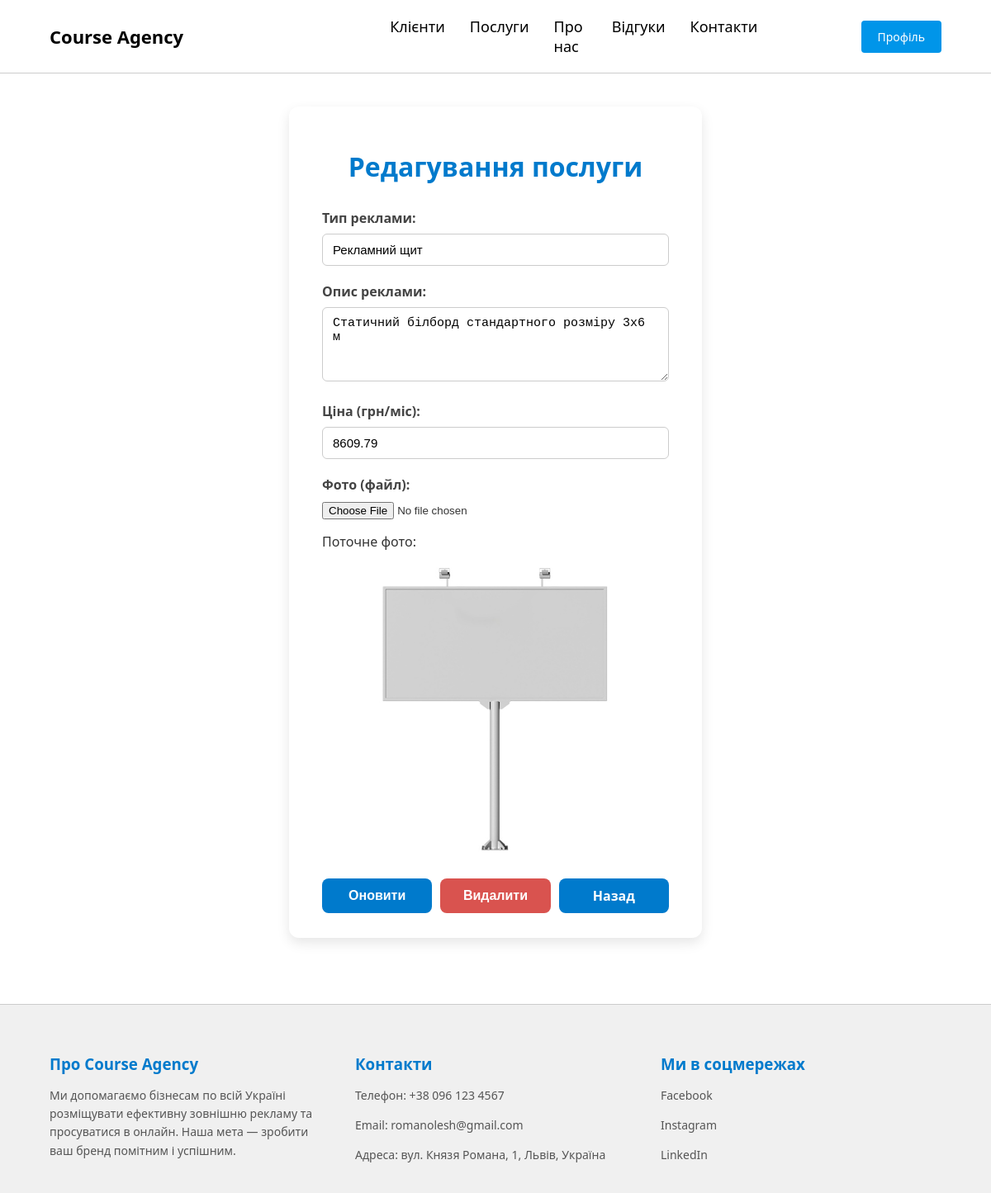
/ad_agency_site/edit_adspace.php?id=2 (signed in), run on the app's committed database.
### tables this page shows
CREATE TABLE `adspace` (
  `adspace_id` int(11) NOT NULL,
  `ad_type` varchar(100) NOT NULL,
  `ad_description` text NOT NULL,
  `ad_price` decimal(10,2) NOT NULL,
  `photo` varchar(255) DEFAULT NULL
);

### ad_agency_site/edit_adspace.php (the view, shortened to what this page needs)
<?php
$connection = getConnection('registered');
$adspace_id = $_GET['id'] ?? null;
$stmt = $connection->prepare("SELECT * FROM Adspace WHERE adspace_id=?");
$stmt->bind_param("i", $adspace_id);
$stmt->execute();
$result = $stmt->get_result();
$adspace = $result->fetch_assoc();
?>
<!DOCTYPE html>
<html lang="uk">
<head>
</head>
<body>
    <main>
        <div class="edit-container">
            <h1>Редагування послуги</h1>
            <form method="post" enctype="multipart/form-data">
                <label for="ad_type">Тип реклами:</label>
                <input id="ad_type" type="text" name="ad_type" value="<?= htmlspecialchars($_POST['ad_type'] ?? $adspace['ad_type']) ?>" required />
                <label for="ad_description">Опис реклами:</label>
                <textarea id="ad_description" name="ad_description" rows="4" required><?= htmlspecialchars($_POST['ad_description'] ?? $adspace['ad_description']) ?></textarea>
                <label for="ad_price">Ціна (грн/міс):</label>
                <input id="ad_price" type="number" name="ad_price" step="0.01" min="0" value="<?= htmlspecialchars($_POST['ad_price'] ?? $adspace['ad_price']) ?>" required />
                <label for="photo_file">Фото (файл):</label>
                <input id="photo_file" type="file" name="photo_file" accept="image/*" />
                <?php if (!empty($adspace['photo'])): ?>
                    <p>Поточне фото:</p>
                    <img src="<?= htmlspecialchars($adspace['photo']) ?>" alt="Фото послуги" style="max-width: 100%; height: auto; margin-bottom: 20px; border-radius: 8px;">
                <?php endif; ?>
                <div class="buttons">
                    <button type="submit" name="update">Оновити</button>
                    <button type="submit" name="delete" onclick="return confirm('Ви впевнені, що хочете видалити цю послугу?')">Видалити</button>
                    <a href="services.php" class="back">Назад</a>
                </div>
            </form>
        </div>
    </main>
</body>
</html>

### ad_agency_site/edit_adspace.php (style rules this page uses)
body { font-family: 'Segoe UI', Tahoma, Geneva, Verdana, sans-serif; background-color: #f5f7fa; margin: 0; padding: 0 20px 60px; color: #333; display: flex; flex-direction: column; min-height: 100vh; }
main { flex: 1; display: flex; justify-content: center; align-items: flex-start; padding: 40px 0; }
.edit-container { background: white; padding: 30px 40px; border-radius: 12px; box-shadow: 0 6px 15px rgba(0, 0, 0, 0.1); max-width: 500px; width: 100%; box-sizing: border-box; }
h1 { text-align: center; color: #007acc; margin-bottom: 30px; }
form label { display: block; font-weight: 600; margin-bottom: 8px; color: #444; }
form input[type="text"], form input[type="number"], form textarea { width: 100%; padding: 10px 12px; margin-bottom: 20px; border: 1.8px solid #ccc; border-radius: 6px; font-size: 15px; transition: border-color 0.3s ease; box-sizing: border-box; resize: vertical; }
.buttons { display: flex; gap: 10px; }
button, .back { flex: 1; padding: 12px 0; font-size: 16px; font-weight: 600; border-radius: 8px; cursor: pointer; user-select: none; text-align: center; text-decoration: none; color: white; transition: background-color 0.3s ease; border: none; display: inline-flex; justify-content: center; align-items: center; }
button[name="update"] { background-color: #007acc; }
button[name="delete"] { background-color: #d9534f; }
.back { background-color: #007acc; line-height: 1; text-decoration: none; display: flex; justify-content: center; align-items: center; }

### data on the page
adspace: ad_type "Рекламний щит", ad_description "Статичний білборд стандартного розміру 3х6 м", ad_price "8609.79", photo (picture)
